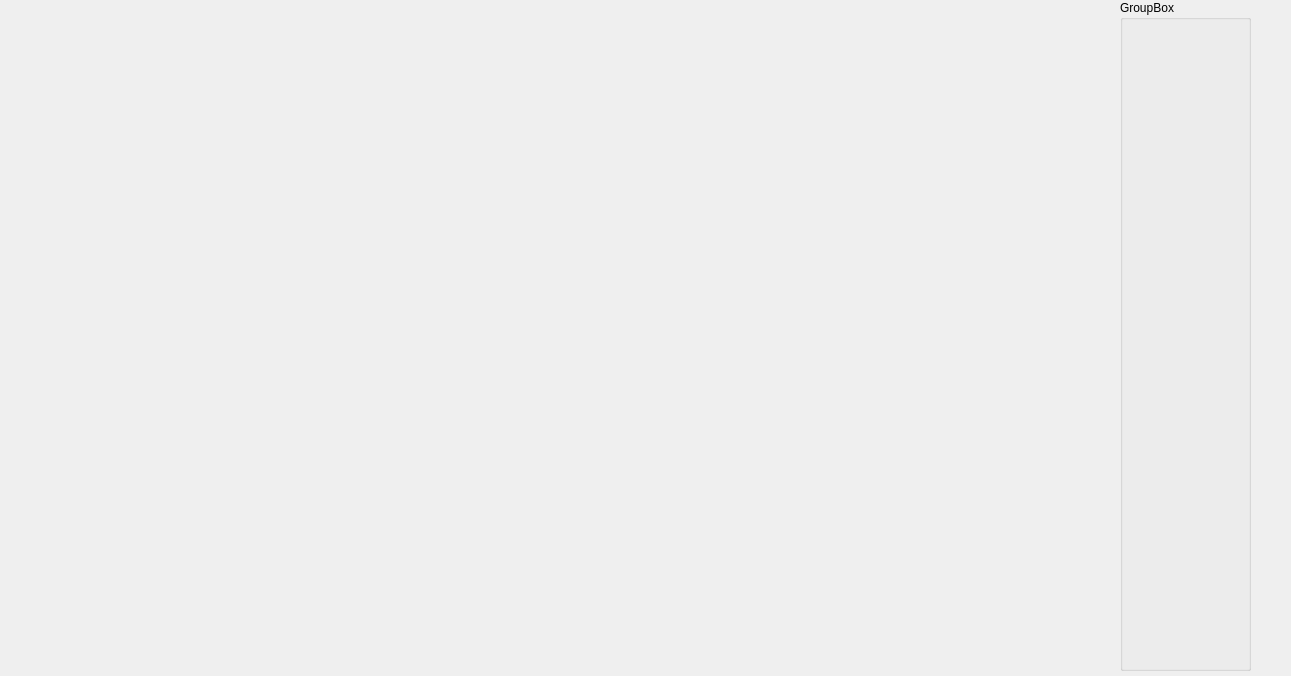
<?xml version="1.0" encoding="UTF-8"?>
<ui version="4.0">
 <class>MainWindow</class>
 <widget class="QMainWindow" name="MainWindow">
  <property name="geometry">
   <rect>
    <x>0</x>
    <y>0</y>
    <width>1291</width>
    <height>676</height>
   </rect>
  </property>
  <property name="windowTitle">
   <string>MainWindow</string>
  </property>
  <widget class="QWidget" name="centralWidget">
   <widget class="graphics" name="GraphicsGPresenter" native="true">
    <property name="geometry">
     <rect>
      <x>0</x>
      <y>0</y>
      <width>1081</width>
      <height>671</height>
     </rect>
    </property>
   </widget>
   <widget class="QGroupBox" name="groupBox">
    <property name="geometry">
     <rect>
      <x>1120</x>
      <y>0</y>
      <width>131</width>
      <height>671</height>
     </rect>
    </property>
    <property name="title">
     <string>GroupBox</string>
    </property>
   </widget>
  </widget>
 </widget>
 <layoutdefault spacing="6" margin="11"/>
 <customwidgets>
  <customwidget>
   <class>graphics</class>
   <extends>QWidget</extends>
   <header>graphics.h</header>
   <container>1</container>
  </customwidget>
 </customwidgets>
 <resources/>
 <connections/>
</ui>
